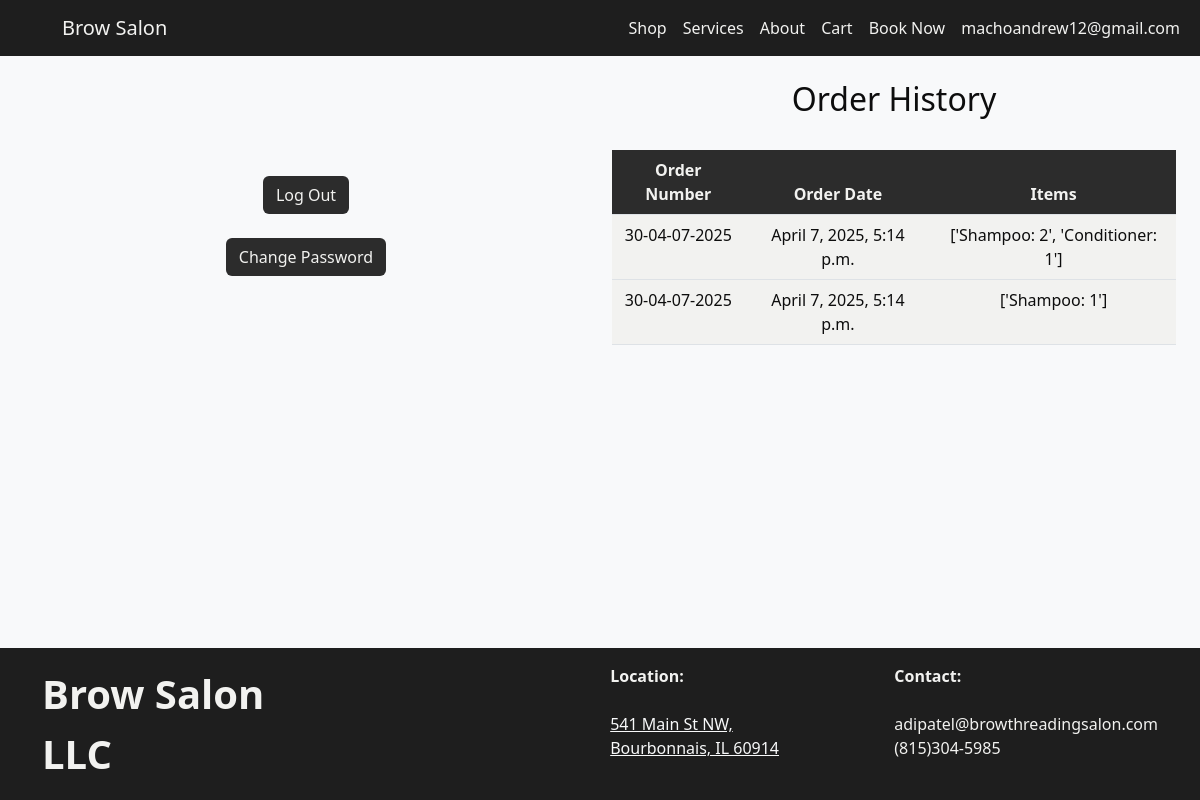
/profile/ (signed in), run on an earlier commit of the app's database.
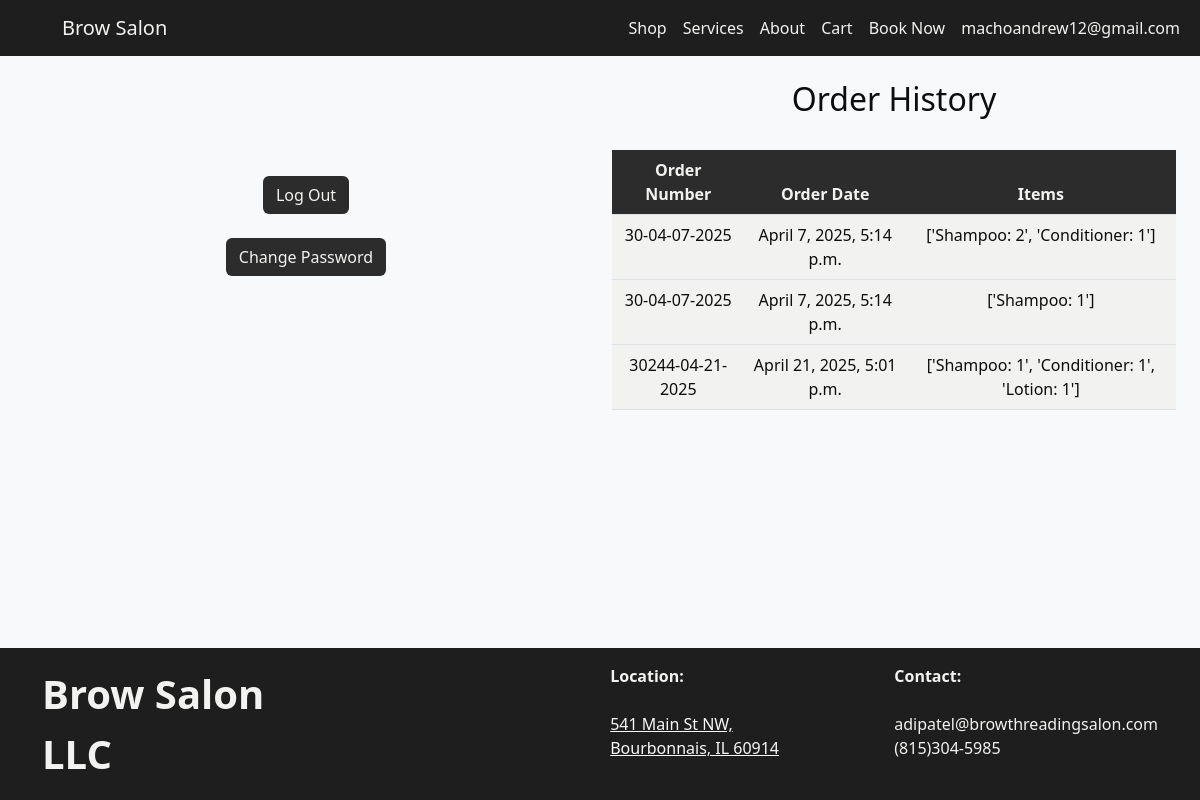
And on a later commit of the database.
### salon/models.py (models this page shows)
class Order(models.Model):
    user = models.ForeignKey(User, on_delete=models.CASCADE)
    date_added = models.DateTimeField(auto_now_add=True)
    order_number = models.CharField(max_length=100)
    itemList = models.TextField(null=True)

### salon/views.py (the view)
# urls.py: path('profile/', views.view_profile, name='profile'),
def view_profile(request):
    all_orders=Order.objects.filter(user=request.user)
    jsonDec = json.decoder.JSONDecoder()
    orders=[]
    for order in all_orders:
       orders.append([order.order_number,order.date_added, jsonDec.decode(order.itemList)])
    return render(request, 'profile.html', {'orders': orders })

### salon/templates/profile.html (shortened to what this page needs)
{% extends "base.html" %}
{% block content %}
<div class="container-fluid">
    <div class="row">
        <div class="col-sm text-center"><br><br><br><br>
            <a class="btn text-center" type="button" href="{% url 'logout' %}"> Log Out</a><br><br>
            <a class="btn text-center" type="button" href="{% url 'new_password' user.email %}"> Change Password</a>
        </div>
        <div class="col-sm">
            <h2 class="text-center">Order History</h2><br>
            <table class="table text-center container-fluid">
                <thead>
                  <tr>
                    <th scope="col">Order Number</th>
                    <th scope="col">Order Date</th>
                    <th scope="col">Items</th>
                  </tr>
                </thead>
                <tbody>
                    {% for order in orders %}
                    <tr class="text-center">
                            <td>{{order.0}}</td>
                            <td>{{order.1}}</td>
                            <td>{{order.2}}</td>
                      </tr>
                      {% endfor %}
                </tbody>
        </div>
    </div>
</div>
{% endblock %}

### salon/templates/base.html (shortened to what this page needs)
<!doctype html>
<html lang="en">
  <head>
    <link href="https://cdn.jsdelivr.net/npm/bootstrap@5.3.3/dist/css/bootstrap.min.css" rel="stylesheet">
  </head>
  <body class="bg-light">
    <nav class=" navbar navbar-expand-lg navbar-dark sticky-top" role="navigation">
      <div class="container-fluid">
          <a class="navbar-brand text-light" href="{% url 'index' %}" style="text-indent: 50px;">Brow Salon</a>
          <div class="navbar-nav ms-auto">
            <a class="p-2 nav-item nav-link text-light" href="{% url 'shop' %}">Shop</a>
            <a class="p-2 nav-item nav-link text-light" href="{% url 'services' %}">Services</a>
            <a class="p-2 nav-item nav-link text-light" href="{% url 'about' %}">About</a>
            {% if user.is_authenticated %}
              <a class="p-2 nav-item nav-link text-light" href="{% url 'view_cart' %}">Cart</a>
            {% endif %}
            <a class="p-2 nav-item nav-link text-light" href="{% url 'booking' %}">Book Now</a>
            {% if user.is_authenticated %}
              <a class="p-2 nav-item nav-link text-light" href="{% url 'profile' %}">{{request.user.username}}</a>
            {% else %}
              <a class="p-2 nav-item nav-link text-light" href="{% url 'login_page' %}">Sign up/Login</a>
            {% endif %}
          </div>
        </div>
    </nav>
    <div id="content" class="container-fluid mt-4">
      {% block content %}{% endblock %}
    </div>
    <footer class="fixed-bottom footer bg-light text-center py-3 mt-5">
      <div class="container">
          <div class="row">
            <div class="col-sm text-start fw-bold fs-1">Brow Salon LLC</div>
            <div class="col-sm"></div>
            <div class="col-sm text-start">
              <div class="fw-bold">Location:</div>
              <br><a href="https://maps.app.goo.gl/2ETaq5atgXUMQaVm8" class="link-light">541 Main St NW,<br>Bourbonnais, IL 60914</a></div>
            <div class="col-sm text-start">
              <div class="fw-bold">Contact:</div>
              <br>adipatel@browthreadingsalon.com<br>(815)304-5985</div>
          </div>
      </div>
    </footer>
  </body>
</html>

### salon/templates/base.html (style rules this page uses)
body { background-color: #f2f2f0; color: #0d0d0d; }
.navbar { background-color: #1E1E1E !important; }
.navbar .nav-link, .navbar .navbar-brand { color: #f2f2f0 !important; }
.footer { background-color: #1E1E1E !important; color: #f2f2f0 !important; }
.table { background-color: #bde8f1 !important; color: #0d0d0d !important; }
.table th { background-color: #2C2C2C !important; color: #f2f2f0 !important; }
.table td { background-color: #f2f2f0 !important; color: #0d0d0d !important; }
.btn { background-color: #2C2C2C !important; color: #f2f2f0 !important; }
#content { height: 50vh; }

What changed in the data, as far as the page shows it:
added Order: order_number "30244-04-21-2025", date_added "April 21, 2025, 5:01 p.m."
Also different on the page:
new list line: "['Shampoo: 1', 'Conditioner: 1', 'Lotion: 1']"
